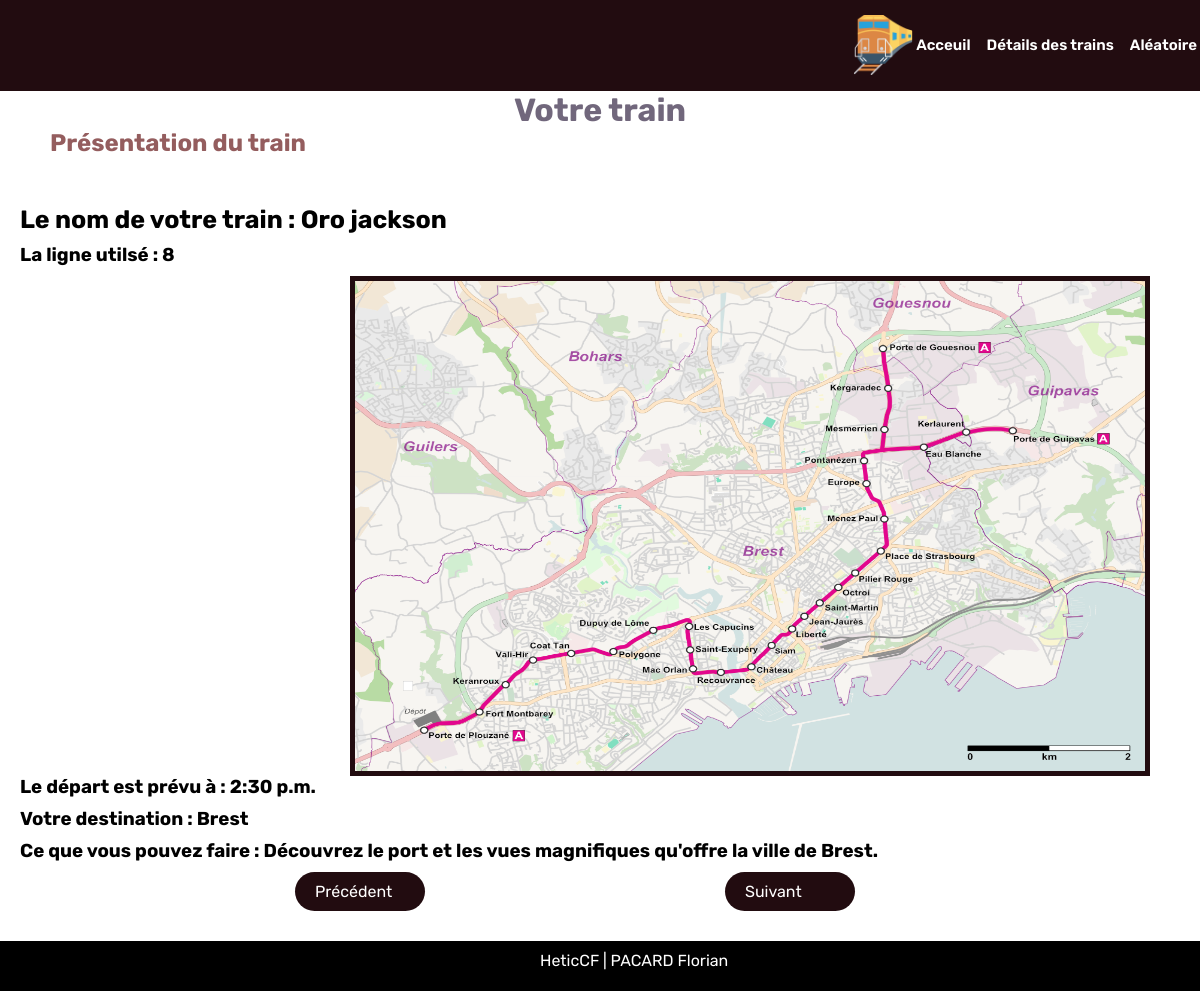
The page /Djangotrain_app/show/4 on the database its author committed.
### Djangotrain_app/models.py (models this page shows)
class Trains (models.Model) :
    trainId = models.AutoField(primary_key= True)
    name = models.CharField(max_length = 50)
    destination = models.CharField(max_length = 50)
    overview = models.CharField(max_length = 200)
    time = models.TimeField(max_length=200)
    imagi=  models.ImageField(upload_to='static/img')
    ligne = models.IntegerField()

### Djangotrain_app/views.py (the view)
# urls.py: path('show/<trains_id>', views.show,name="show"),
def show(request, trains_id) :
    listTrains = Trains.objects.get(trainId = trains_id)
    return render(request, "Djangotrain_app/show.html", {
        "Nom" : listTrains.name,
        "Ville" : listTrains.destination,
        "Découverte" : listTrains.overview,
        "preID" : int(trains_id) -1,
        "nextID" : int(trains_id) + 1,
        "time" : listTrains.time,
        "imagi" : listTrains.imagi,
        "ligne" : listTrains.ligne,
})

### Djangotrain_app/templates/Djangotrain_app/show.html (shortened to what this page needs)
{% load static %}
<!DOCTYPE html>
<html lang="fr">
<head>
    <link rel="stylesheet" type="text/css" href="{% static 'style.css' %}">
</head>
<body>
    <header>
        <nav>
            <img id="logo" src="{% static 'img/rail.png' %}">
            <div id="menu">
                <a href="/Djangotrain_app/index" class="nav-l"> Acceuil </a>
                <a href="/Djangotrain_app/show/1" class="nav-l"> Détails des trains </a>
                <a href="/Djangotrain_app/hasard" class="nav-l"> Aléatoire </a>
            </div>
        </nav>
    </header>
    <main>
    <h1 class="showtitle">Votre train</h1>
    <h2 class="intro"> Présentation du train </h2>
    <h2 class="present" id="names"> Le nom de votre train :  {{ Nom }} </h2>
    <h3 class="present"> La ligne utilsé : {{ ligne }}</h3>
    <section class="center">
    <img class="plan" src="{{ imagi.url }}">
    <h3 class="present"> Le départ est prévu à :  {{ time }} </h3>
    <h3 class="present"> Votre destination :  {{ Ville }} </h3>
    <h3 class="present"> Ce que vous pouvez faire  : {{ Découverte }} </h3>
    <div class="boutoncentre">
    <a class="boutone" href="/Djangotrain_app/show/{{ preID }}"> Précédent </a>
    <a class="bouton" href="/Djangotrain_app/show/{{ nextID }}"> Suivant </a>
    </div>
    </section>
    </main>
    <footer>
        <p> HeticCF | PACARD Florian </p>
    </footer>
</body>
</html>

### Djangotrain_app/static/style.css (style rules this page uses)
:root { --font-family : "Rubik", sans-serif; }
* { margin : 0; padding: 0; box-sizing: border-box; }
body { font-family: var(--font-family); }
header { background-color: #220c10; display: flex; align-items: center; justify-content: space-between; padding-bottom: 1em; padding-top: 15px; width: 100%; }
header nav { display: flex; justify-content: flex-end; align-items: center; width: 100%; font-size: 15px; font-weight: 600; }
.nav-l { text-decoration: none; color: white; }
#menu { display: flex; justify-content: flex-end; align-items: center; gap: 1rem; padding-right: 2em; list-style: none; margin-left: 0; padding: 3px; }
#logo { width: 70px; padding-left: 10px; }
footer { background-color: black; display: flex; text-align: center; height: 50px; }
footer p { color: white; padding-left: 45%; margin-top: 10px; }
.showtitle { display: flex; justify-content: center; text-align: center; color: #71677c; }
.intro { color: #945d5e; margin-bottom: 2em; }
.center { margin-bottom: 30px; }
.present { margin-bottom: 10px; margin-left: 50px; }
#names { font-size: 25px; }
.bouton { display: inline-block; background-color: #220c10; color: white; border-radius: 30px; padding: 10px 20px; cursor:pointer; text-decoration: none; width: 130px; margin-right: 50px; }
.boutone { display: inline-block; background-color: #220c10; color: white; width: 130px; border-radius: 30px; padding: 10px 20px; cursor:pointer; text-decoration: none; margin-right: 300px; }
.boutoncentre { display: flex; justify-content: center; align-self: center; }
.plan { display: flex; align-items: center; justify-content: center; margin-left: 350px; height: 500px; width: 800px; border: solid #220c10 5px; }
.intro { margin-left: 50px; }
.present { margin-left: 20px; }

### rows shown on the page
Trains: name "Oro jackson", time "2:30 p.m.", destination "Brest", overview "Découvrez le port et les vues magnifiques qu'offre la ville de Brest."

### other values the page prints
{{ ligne }} "8"
